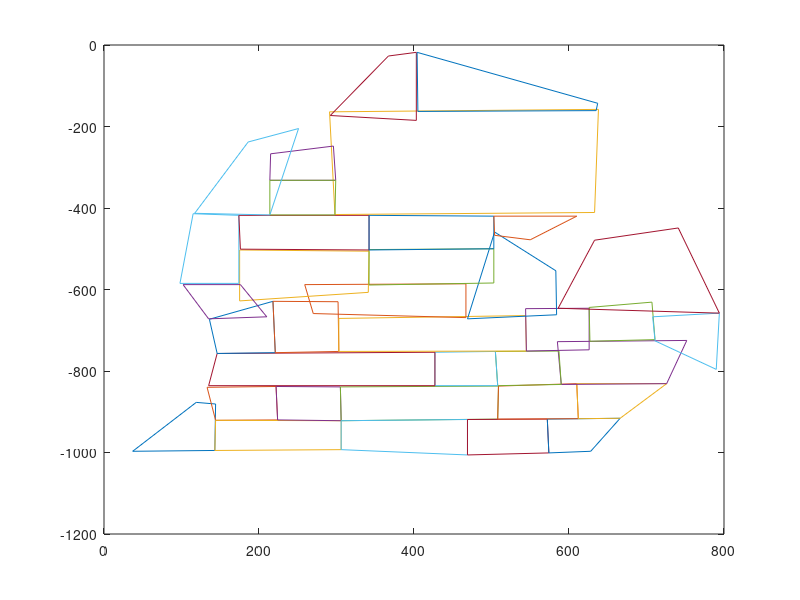

Here is the MATLAB script that generated this plot: (Note: this script raises an error after producing the figure.)
clear all;close all;clc
% This code generates test instances {demands, warehouse locations} for 
% large scale simulation over Michigan, USA
%%%%%%%%%%%%%%%%%%%%%%%%%%%%%%%%%%%%%%%%%%%%%%%%%%%%%%%%%%%%%%%%%%%%%%%%%%
load('data.mat');
% index | population | ----

numW = 5;   % number of warehouses

% convert data to cell format
for i = 1:size(data,1)
    cord = [];
    cord = [cord;data(i,3) data(i,4)];
    cord = [cord;data(i,5) data(i,6)];
    cord = [cord;data(i,7) data(i,8)];
    cord = [cord;data(i,9) data(i,10)];
    convi{i} = cord;
end
% plot convex polygons of the data
figure
for i = 1:length(convi)
    K{i} = convhull(convi{i}(:,1),convi{i}(:,2));
    plot(convi{i}(K{i},1),-convi{i}(K{i},2),'-');hold on;
end

% generate random samples
numSamp = 5000;

lb = 1;
ub = data(1,2);
lB{1} = lb;
uB{1} = ub;
for i = 2:size(data,1)
    lb = ub + 1;
    ub = ub + data(i,2);
    lB{i} = lb;
    uB{i} = ub;
end
for j = 1:numSamp
    j
    samp = randsample(1:sum(data(:,2),1),1);
    whichP = 0;
    for i = 1:size(data,1)
        if (samp >= lB{i}) && (samp <= uB{i})
            whichP = i;
        end
    end
    locsamp(j) = whichP;
end

xrange1 = [min(min([data(:,3) data(:,5) data(:,7) data(:,9)])) max(max([data(:,3) data(:,5) data(:,7) data(:,9)]))];
yrange1 = [min(min([data(:,4) data(:,6) data(:,8) data(:,10)])) max(max([data(:,4) data(:,6) data(:,8) data(:,10)]))];

rpos = rand(100000,2);
rposScaled = [rpos(:,1) * xrange1(2) rpos(:,2) * yrange1(2)];

for i = 1:length(convi)
    belong2{i} = [];
end

% find interior points (randomly generated) for each convex polygon
for i = 1:size(rposScaled,1)
    for j = 1:length(convi)
        polg = [convi{j}(K{j},1) convi{j}(K{j},2)];
        if inhull(rposScaled(i,:),polg)
            belong2{j} = [belong2{j} i];
        end
    end
end

figure,
for i = 1:length(convi)
    K{i} = convhull(convi{i}(:,1),convi{i}(:,2));
    plot(convi{i}(K{i},1),-convi{i}(K{i},2),'-');hold on;
    for j = 1:length(belong2{i})
        plot(rposScaled(belong2{i}(j),1),-rposScaled(belong2{i}(j),2),'r.');hold on;
    end
end

figure,
for i = 1:length(convi)
    K{i} = convhull(convi{i}(:,1),convi{i}(:,2));
    plot(convi{i}(K{i},1),-convi{i}(K{i},2),'-');hold on;
end

augSamp = [];
for i = 1:length(locsamp)
    try1 = randsample(belong2{locsamp(i)},1);
    plot(rposScaled(try1,1),-rposScaled(try1,2),'b.'); hold on;
    augSamp = [augSamp;rposScaled(try1,:)];
end

augSamp2 = [augSamp(:,1) -augSamp(:,2)];

figure, 
plot(augSamp2(:,1),augSamp2(:,2),'.m');

% conversion to GPS locations
lbcorner1 = [-86.824376 41.760299];
rtcorder1 = [-82.506276 43.178177];

lbcorner2 = [37 -997];
rtcorner2 = [794 -659];

augSamp3(:,1) = (augSamp2(:,1) - lbcorner2(1,1))./(rtcorner2(1,1) - lbcorner2(1,1));
augSamp3(:,2) = (augSamp2(:,2) - lbcorner2(1,2))./(rtcorner2(1,2) - lbcorner2(1,2));

augSamp4(:,1) = augSamp3(:,1)*(rtcorder1(1,1) - lbcorner1(1,1)) + lbcorner1(1,1);
augSamp4(:,2) = augSamp3(:,2)*(rtcorder1(1,2) - lbcorner1(1,2)) + lbcorner1(1,2);

h0 = figure('position',[0 0 1300 1200],'Color',[1 1 1]);
%plot(augSamp4(:,1),augSamp4(:,2),'.m'); hold on;
[idx,C] = kmeans(augSamp4, numW);
for j = 1:numW
    posD{j} = augSamp4(find(idx == j),:);
    plot(posD{j}(:,1),posD{j}(:,2),'.'); hold on;
end
plot(C(:,1),C(:,2),'md','MarkerSize',15,'LineWidth',2);hold on;
plot_google_map('Alpha',0.8,'ShowLabels',0')
xlabel('longitude');ylabel('latitude');
set(gca,'FontSize',16);


for j = 1:numW
    h0 = figure('position',[0 0 1300 1200],'Color',[1 1 1]);
    plot(posD{j}(:,1),posD{j}(:,2),'.k'); hold on;
    plot(C(j,1),C(j,2),'md','MarkerSize',15,'LineWidth',2);hold on;
    plot_google_map('Alpha',0.8,'ShowLabels',0')
    xlabel('longitude');ylabel('latitude');
    set(gca,'FontSize',16); 
    pause(1)
end


%% TO JINSUN 
% * numW          number of warehouses
% * C             location of warehouses
% * posD          GPS location of demands associated with warehouses
%                 e.g., posD{i} locations of demands associated with the ith
%                 warehouse


for i = 1:numW
    bnd_wh{i} = posD{i}(convhull(posD{i}(:,1),posD{i}(:,2)),:);
    min_max_xy{i} = [min(min(posD{i}(:,1))) max(max(posD{i}(:,1))) min(min(posD{i}(:,2))) max(max(posD{i}(:,2)))];
end

